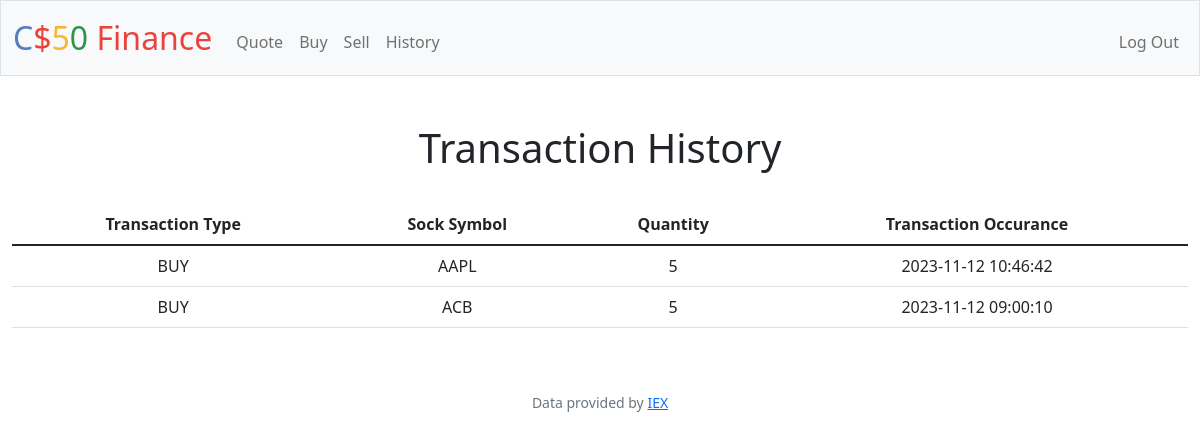
/history (signed in), run on an earlier commit of the app's database.
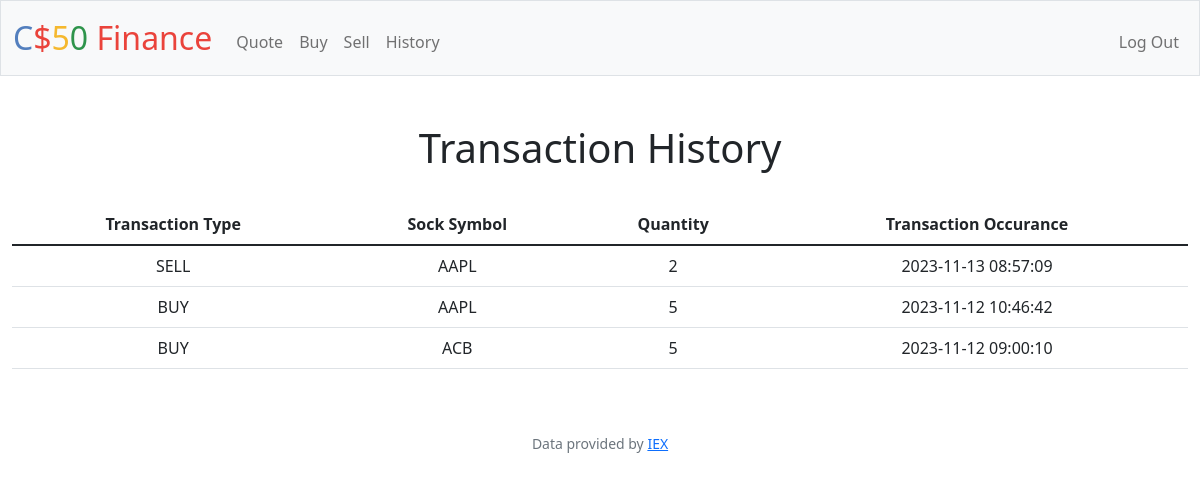
And on a later commit of the database.
### tables this page shows
CREATE TABLE transactions (purchase_id INTEGER PRIMARY KEY AUTOINCREMENT NOT NULL, user_id INT NOT NULL, created_on TEXT NOT NULL, transaction_type CHAR(4) NOT NULL, stock_symbol CHAR(5) NOT NULL, qty INT NOT NULL, transaction_cost REAL NOT NULL, FOREIGN KEY(user_id) REFERENCES users(id));

### app.py (the view)
@app.route("/history")
@login_required
def history():
    query = db.execute("SELECT created_on, transaction_type, stock_symbol, qty FROM transactions WHERE user_id = ? ORDER BY created_on DESC;", (session["user_id"],))
    all_trades = query.fetchall()
    history_dict = {}
    history_list = []
    for trade in all_trades:
        history_dict["type"] = trade[1]
        history_dict["stock_symbol"] = trade[2].upper()
        history_dict["qty"] = abs(trade[3])
        history_dict["datetime"] = trade[0].split(".")[0]
        history_list.append(history_dict.copy())
    return render_template("history.html", trades=history_list)

### app.py (called while the page is built)
@app.after_request
def after_request(response):
    response.headers["Cache-Control"] = "no-cache, no-store, must-revalidate"
    response.headers["Expires"] = 0
    response.headers["Pragma"] = "no-cache"
    return response

### helpers.py (called while the page is built)
def login_required(f):
    @wraps(f)
    def decorated_function(*args, **kwargs):
        if session.get("user_id") is None:
            return redirect("/login")
        return f(*args, **kwargs)
    return decorated_function

### templates/history.html
{% extends "layout.html" %}
{% block main %}
<h1>Transaction History</h1>
<br>
<table class="table">
    <thead>
        <tr>
            <th>Transaction Type</th>
            <th>Sock Symbol</th>
            <th>Quantity</th>
            <th>Transaction Occurance</th>
        </tr>
    </thead>
    <tbody>
        {% for trade in trades %}
        <tr>
            <td> {{ trade["type"] }} </td>
            <td> {{ trade["stock_symbol"] }} </td>
            <td> {{ trade["qty"] }} </td>
            <td> {{ trade["datetime"] }}</td>
        </tr>
        {% endfor %}
    </tbody>
</table>
{% endblock %}

### templates/layout.html (shortened to what this page needs)
<!DOCTYPE html>
<html lang="en">
    <head>
        <link href="https://cdn.jsdelivr.net/npm/bootstrap@5.1.3/dist/css/bootstrap.min.css" rel="stylesheet">
        <link href="/static/styles.css" rel="stylesheet">
    </head>
    <body>
        <nav class="bg-light border navbar navbar-expand-md navbar-light">
            <div class="container-fluid">
                <a class="navbar-brand" href="/"><span class="blue">C</span><span class="red">$</span><span class="yellow">5</span><span class="green">0</span> <span class="red">Finance</span></a>
                <div class="collapse navbar-collapse" id="navbar">
                    {% if session["user_id"] %}
                        <ul class="navbar-nav me-auto mt-2">
                            <li class="nav-item"><a class="nav-link" href="/quote">Quote</a></li>
                            <li class="nav-item"><a class="nav-link" href="/buy">Buy</a></li>
                            <li class="nav-item"><a class="nav-link" href="/sell">Sell</a></li>
                            <li class="nav-item"><a class="nav-link" href="/history">History</a></li>
                        </ul>
                        <ul class="navbar-nav ms-auto mt-2">
                            <li class="nav-item"><a class="nav-link" href="/logout">Log Out</a></li>
                        </ul>
                    {% else %}
                        <ul class="navbar-nav ms-auto mt-2">
                            <li class="nav-item"><a class="nav-link" href="/register">Register</a></li>
                            <li class="nav-item"><a class="nav-link" href="/login">Log In</a></li>
                        </ul>
                    {% endif %}
                </div>
            </div>
        </nav>
        <main class="container-fluid py-5 text-center">
            {% block main %}{% endblock %}
        </main>
        <footer class="mb-5 small text-center text-muted">
            Data provided by <a href="https://iexcloud.io/">IEX</a>
        </footer>
    </body>
</html>

### static/styles.css (style rules this page uses)
nav .navbar-brand { font-size: xx-large; }
nav .navbar-brand .blue { color: #537fbe; }
nav .navbar-brand .red { color: #ea433b; }
nav .navbar-brand .yellow { color: #f5b82e; }
nav .navbar-brand .green { color: #2e944b; }

What changed in the data, as far as the page shows it:
added transactions: type "SELL", stock_symbol "AAPL", qty "2", datetime "2023-11-13 08:57:09"
